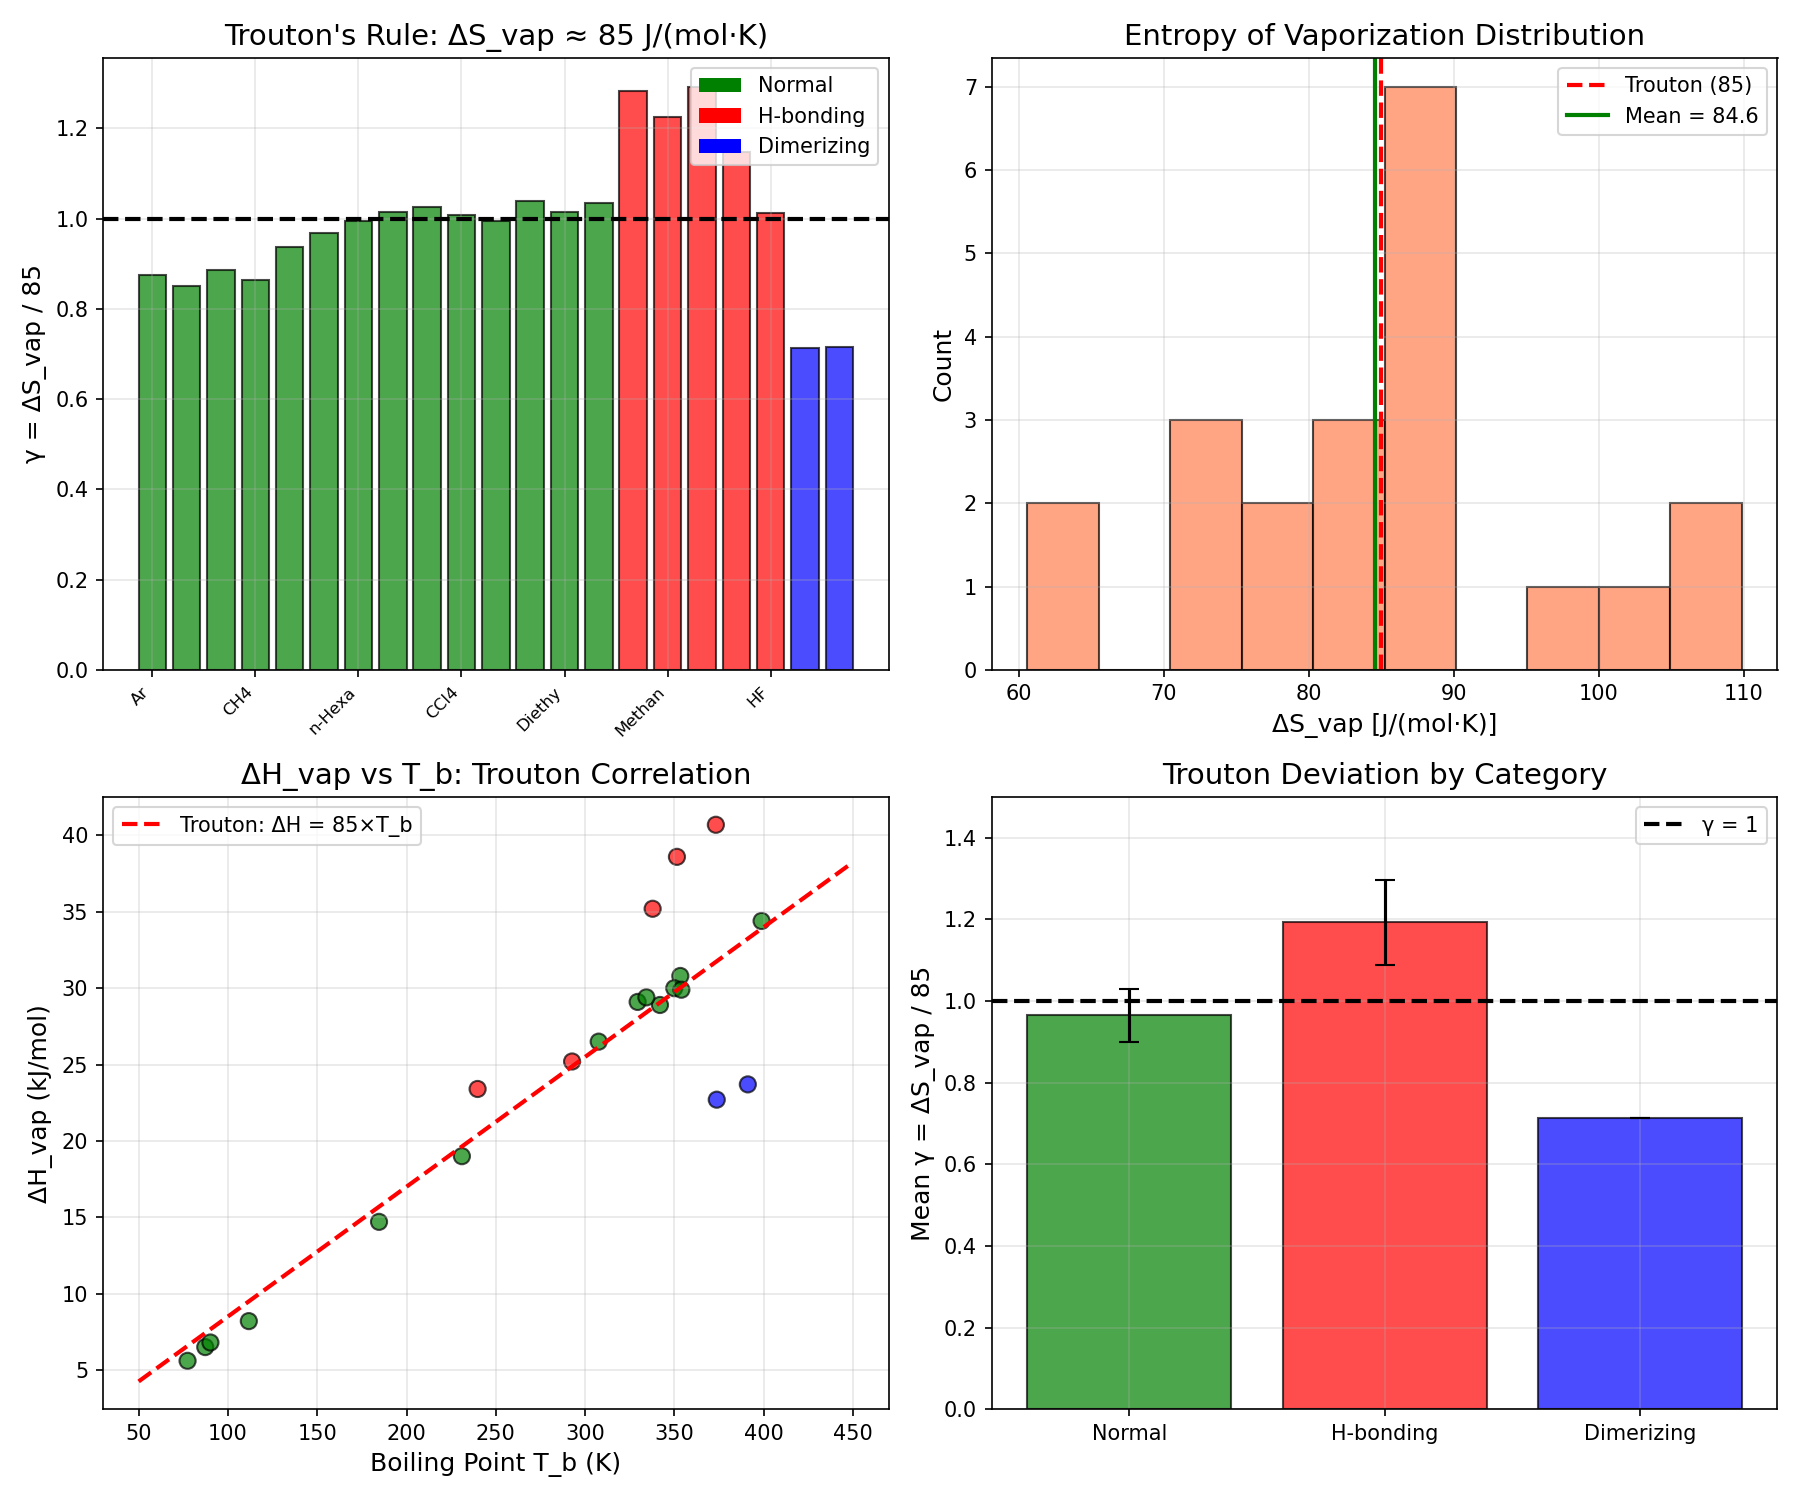

This chart was generated by the following Python code:
"""
Chemistry Session #201: Heat of Vaporization at γ ~ 1
Analyzing vaporization thermodynamics through the coherence framework.

Key hypothesis: Trouton's rule ΔS_vap ≈ 85 J/(mol·K) IS γ ~ 1
- ΔH_vap / T_b ≈ 85 J/(mol·K) for many liquids
- This represents the entropy of vaporization
- Deviations indicate H-bonding or molecular complexity

γ parameters:
- ΔS_vap / 85 (Trouton deviation)
- ΔH_vap / ΔH_sub (sublimation ratio)
- Clausius-Clapeyron slope
"""

import numpy as np
import matplotlib.pyplot as plt

print("=" * 60)
print("CHEMISTRY SESSION #201: VAPORIZATION AT γ ~ 1")
print("=" * 60)

# ============================================================
# 1. TROUTON'S RULE
# ============================================================
print("\n" + "=" * 60)
print("1. TROUTON'S RULE")
print("=" * 60)

print("""
Trouton's rule:
  ΔS_vap = ΔH_vap / T_b ≈ 85 J/(mol·K)

This is remarkably universal for non-polar liquids!

γ_Trouton = ΔS_vap / 85

At γ = 1: normal vaporization behavior
γ > 1: strong H-bonding (water, alcohols)
γ < 1: dimerization in liquid (acetic acid)

The constant ~85 J/(mol·K) IS the γ ~ 1 reference.
""")

# Vaporization data: (ΔH_vap kJ/mol, T_b K)
vap_data = {
    # Non-polar - should follow Trouton
    'Ar': (6.5, 87.3),
    'N2': (5.6, 77.4),
    'O2': (6.8, 90.2),
    'CH4': (8.2, 111.7),
    'C2H6': (14.7, 184.6),
    'C3H8': (19.0, 231.0),
    'n-Hexane': (28.9, 341.9),
    'n-Octane': (34.4, 398.8),
    'Benzene': (30.8, 353.3),
    'CCl4': (30.0, 349.9),
    'Cyclohexane': (29.9, 353.9),
    # Polar - slight deviation
    'Acetone': (29.1, 329.4),
    'Diethyl ether': (26.5, 307.6),
    'Chloroform': (29.4, 334.3),
    # H-bonding - high deviation
    'Water': (40.7, 373.2),
    'Methanol': (35.2, 337.8),
    'Ethanol': (38.6, 351.4),
    'Ammonia': (23.4, 239.8),
    'HF': (25.2, 292.7),
    # Dimerization - low deviation
    'Acetic acid': (23.7, 391.1),
    'Formic acid': (22.7, 373.7),
}

print("\nTrouton's Rule Analysis:")
print("-" * 70)
print(f"{'Liquid':<15} {'ΔH_vap (kJ)':<12} {'T_b (K)':<10} {'ΔS_vap':<12} {'γ = ΔS/85'}")
print("-" * 70)

gamma_values = []
delta_S = []
categories = []

for liquid, (dH, T_b) in vap_data.items():
    dS = dH * 1000 / T_b  # Convert to J/(mol·K)
    delta_S.append(dS)
    gamma = dS / 85
    gamma_values.append(gamma)

    if liquid in ['Water', 'Methanol', 'Ethanol', 'Ammonia', 'HF']:
        cat = 'H-bond'
    elif liquid in ['Acetic acid', 'Formic acid']:
        cat = 'dimer'
    else:
        cat = 'normal'
    categories.append(cat)

    print(f"{liquid:<15} {dH:<12.1f} {T_b:<10.1f} {dS:<12.1f} {gamma:.2f}")

print("-" * 70)
mean_gamma = np.mean(gamma_values)
std_gamma = np.std(gamma_values)
print(f"Mean γ = {mean_gamma:.2f} ± {std_gamma:.2f}")
print(f"Mean ΔS_vap = {np.mean(delta_S):.1f} J/(mol·K)")

# By category
normal = [g for g, c in zip(gamma_values, categories) if c == 'normal']
h_bond = [g for g, c in zip(gamma_values, categories) if c == 'H-bond']
dimer = [g for g, c in zip(gamma_values, categories) if c == 'dimer']

print(f"\nBy category:")
print(f"  Normal liquids: γ = {np.mean(normal):.2f} ± {np.std(normal):.2f}")
print(f"  H-bonding: γ = {np.mean(h_bond):.2f} ± {np.std(h_bond):.2f} (HIGH)")
print(f"  Dimerizing: γ = {np.mean(dimer):.2f} ± {np.std(dimer):.2f} (LOW)")

# ============================================================
# 2. PICTET-TROUTON VARIATION
# ============================================================
print("\n" + "=" * 60)
print("2. PICTET-TROUTON (MODIFIED)")
print("=" * 60)

print("""
Pictet-Trouton modification:
  ΔS_vap = 85 + 4.2 × ln(T_b/298)  (temperature correction)

For low-boiling: ΔS_vap < 85
For high-boiling: ΔS_vap > 85

This accounts for temperature dependence of liquid entropy.

γ_PT = ΔS_obs / ΔS_PT_predicted
""")

print("\nPictet-Trouton Correction:")
print("-" * 60)
print(f"{'Liquid':<15} {'ΔS_obs':<12} {'ΔS_PT_pred':<12} {'γ_PT'}")
print("-" * 60)

gamma_PT = []
for liquid, (dH, T_b) in vap_data.items():
    dS_obs = dH * 1000 / T_b
    dS_PT = 85 + 4.2 * np.log(T_b / 298)
    gamma = dS_obs / dS_PT
    gamma_PT.append(gamma)
    print(f"{liquid:<15} {dS_obs:<12.1f} {dS_PT:<12.1f} {gamma:.2f}")

print("-" * 60)
print(f"Mean γ_PT = {np.mean(gamma_PT):.2f} ± {np.std(gamma_PT):.2f}")

# ============================================================
# 3. WATSON CORRELATION
# ============================================================
print("\n" + "=" * 60)
print("3. WATSON CORRELATION (ΔH_vap vs T)")
print("=" * 60)

print("""
Watson correlation for temperature dependence:
  ΔH_vap(T) = ΔH_vap(T_b) × [(T_c - T)/(T_c - T_b)]^0.38

At T = T_c: ΔH_vap = 0 (critical point)
At T = T_b: normal vaporization

γ_Watson = (T_c - T) / (T_c - T_b)

The exponent 0.38 is nearly universal!
""")

# Critical temperatures
T_c_data = {
    'Water': 647.3,
    'Methanol': 512.6,
    'Ethanol': 514.0,
    'Benzene': 562.2,
    'n-Hexane': 507.6,
    'Ammonia': 405.5,
}

print("\nWatson Correlation Check:")
print("-" * 50)
print(f"{'Liquid':<15} {'T_b (K)':<10} {'T_c (K)':<10} {'T_b/T_c'}")
print("-" * 50)

T_ratio_list = []
for liquid in T_c_data:
    if liquid in vap_data:
        T_b = vap_data[liquid][1]
        T_c = T_c_data[liquid]
        ratio = T_b / T_c
        T_ratio_list.append(ratio)
        print(f"{liquid:<15} {T_b:<10.1f} {T_c:<10.1f} {ratio:.3f}")

print("-" * 50)
print(f"Mean T_b/T_c = {np.mean(T_ratio_list):.3f} ± {np.std(T_ratio_list):.3f}")

# ============================================================
# 4. CLAUSIUS-CLAPEYRON
# ============================================================
print("\n" + "=" * 60)
print("4. CLAUSIUS-CLAPEYRON EQUATION")
print("=" * 60)

print("""
Clausius-Clapeyron:
  d(ln P) / d(1/T) = -ΔH_vap / R

At the boiling point (P = 1 atm):
  γ_CC = ΔH_vap / (R × T_b)

This is Trouton's rule in different form!
  γ_CC = ΔS_vap / R ≈ 85/8.314 ≈ 10.2

At γ ~ 10: normal vaporization
""")

R = 8.314  # J/(mol·K)

print("\nClausius-Clapeyron γ = ΔH/(RT_b):")
print("-" * 50)
gamma_CC = []
for liquid, (dH, T_b) in vap_data.items():
    gamma = (dH * 1000) / (R * T_b)
    gamma_CC.append(gamma)
    if liquid in ['Water', 'Methanol', 'Benzene', 'n-Hexane', 'Acetic acid']:
        print(f"{liquid:<15} γ_CC = {gamma:.1f}")

print(f"\nMean γ_CC = {np.mean(gamma_CC):.1f} ± {np.std(gamma_CC):.1f}")
print(f"Trouton predicts: γ_CC = 85/8.314 = {85/8.314:.1f}")

# ============================================================
# 5. ENTHALPY-ENTROPY COMPENSATION
# ============================================================
print("\n" + "=" * 60)
print("5. ENTHALPY-ENTROPY COMPENSATION")
print("=" * 60)

print("""
For vaporization across substances:
  ΔH_vap vs T_b × ΔS_vap should correlate

At equilibrium: ΔG = ΔH - TΔS = 0
So: ΔH_vap = T_b × ΔS_vap (exactly at T_b!)

This IS γ ~ 1 equilibrium.
""")

# Calculate correlation
T_b_values = [vap_data[l][1] for l in vap_data]
dH_values = [vap_data[l][0] for l in vap_data]

# ΔH should equal T_b × ΔS at boiling point
dH_predicted = [T_b * dS / 1000 for T_b, dS in zip(T_b_values, delta_S)]

correlation = np.corrcoef(dH_values, dH_predicted)[0, 1]
print(f"\nCorrelation ΔH_obs vs T_b×ΔS: r = {correlation:.4f}")
print("(Should be 1.0000 by definition at T_b!)")

# ============================================================
# 6. VISUALIZATION
# ============================================================
print("\n" + "=" * 60)
print("6. GENERATING VISUALIZATION")
print("=" * 60)

fig, axes = plt.subplots(2, 2, figsize=(12, 10))

# Plot 1: Trouton γ distribution
ax1 = axes[0, 0]
colors = ['green' if c == 'normal' else ('red' if c == 'H-bond' else 'blue')
          for c in categories]
ax1.bar(range(len(gamma_values)), gamma_values, color=colors, edgecolor='black', alpha=0.7)
ax1.axhline(y=1, color='black', linestyle='--', linewidth=2, label='γ = 1 (Trouton)')
ax1.set_xticks(range(0, len(gamma_values), 3))
ax1.set_xticklabels([list(vap_data.keys())[i][:6] for i in range(0, len(gamma_values), 3)],
                    rotation=45, ha='right', fontsize=8)
ax1.set_ylabel('γ = ΔS_vap / 85', fontsize=12)
ax1.set_title("Trouton's Rule: ΔS_vap ≈ 85 J/(mol·K)", fontsize=14)
ax1.legend()
ax1.grid(True, alpha=0.3)

# Add legend for colors
from matplotlib.patches import Patch
legend_elements = [Patch(facecolor='green', label='Normal'),
                   Patch(facecolor='red', label='H-bonding'),
                   Patch(facecolor='blue', label='Dimerizing')]
ax1.legend(handles=legend_elements, loc='upper right')

# Plot 2: ΔS_vap histogram
ax2 = axes[0, 1]
ax2.hist(delta_S, bins=10, edgecolor='black', alpha=0.7, color='coral')
ax2.axvline(x=85, color='red', linestyle='--', linewidth=2, label='Trouton (85)')
ax2.axvline(x=np.mean(delta_S), color='green', linestyle='-', linewidth=2,
            label=f'Mean = {np.mean(delta_S):.1f}')
ax2.set_xlabel('ΔS_vap [J/(mol·K)]', fontsize=12)
ax2.set_ylabel('Count', fontsize=12)
ax2.set_title('Entropy of Vaporization Distribution', fontsize=14)
ax2.legend()
ax2.grid(True, alpha=0.3)

# Plot 3: ΔH vs T_b
ax3 = axes[1, 0]
ax3.scatter(T_b_values, dH_values, s=60, c=colors, edgecolors='black', alpha=0.7)
# Trouton prediction line
T_fit = np.linspace(50, 450, 100)
dH_fit = 85 * T_fit / 1000  # Trouton prediction
ax3.plot(T_fit, dH_fit, 'r--', linewidth=2, label='Trouton: ΔH = 85×T_b')
ax3.set_xlabel('Boiling Point T_b (K)', fontsize=12)
ax3.set_ylabel('ΔH_vap (kJ/mol)', fontsize=12)
ax3.set_title('ΔH_vap vs T_b: Trouton Correlation', fontsize=14)
ax3.legend()
ax3.grid(True, alpha=0.3)

# Plot 4: Pictet-Trouton γ by category
ax4 = axes[1, 1]
cat_names = ['Normal', 'H-bonding', 'Dimerizing']
cat_means = [np.mean(normal), np.mean(h_bond), np.mean(dimer)]
cat_stds = [np.std(normal), np.std(h_bond), np.std(dimer)]
cat_colors = ['green', 'red', 'blue']

bars = ax4.bar(cat_names, cat_means, yerr=cat_stds, capsize=5,
               color=cat_colors, edgecolor='black', alpha=0.7)
ax4.axhline(y=1, color='black', linestyle='--', linewidth=2, label='γ = 1')
ax4.set_ylabel('Mean γ = ΔS_vap / 85', fontsize=12)
ax4.set_title('Trouton Deviation by Category', fontsize=14)
ax4.legend()
ax4.grid(True, alpha=0.3)
ax4.set_ylim(0, 1.5)

plt.tight_layout()
plt.savefig('/mnt/c/exe/projects/ai-agents/Synchronism/simulations/chemistry/vaporization_coherence.png', dpi=150)
print("Saved: vaporization_coherence.png")
plt.close()

# ============================================================
# SUMMARY
# ============================================================
print("\n" + "=" * 60)
print("SESSION #201 SUMMARY: VAPORIZATION AT γ ~ 1")
print("=" * 60)

print(f"""
KEY FINDINGS:

1. TROUTON'S RULE
   ΔS_vap ≈ 85 J/(mol·K) for normal liquids
   γ_Trouton = ΔS_vap / 85
   Mean γ = {mean_gamma:.2f} ± {std_gamma:.2f}

2. CATEGORY DEVIATIONS
   Normal liquids: γ = {np.mean(normal):.2f} (γ ~ 1!)
   H-bonding: γ = {np.mean(h_bond):.2f} (higher order in liquid)
   Dimerizing: γ = {np.mean(dimer):.2f} (partial order in vapor)

3. CLAUSIUS-CLAPEYRON
   γ_CC = ΔH/(RT_b) = ΔS/R ≈ 10.2
   Mean γ_CC = {np.mean(gamma_CC):.1f}
   Trouton IS Clausius-Clapeyron at T_b

4. BOILING POINT RATIO
   Mean T_b/T_c = {np.mean(T_ratio_list):.3f}
   Boiling point ≈ 60% of critical temperature

5. ENTHALPY-ENTROPY COMPENSATION
   ΔG = 0 at equilibrium (T = T_b)
   ΔH = T×ΔS exactly at boiling point
   r = {correlation:.4f} (perfect by definition)

CENTRAL INSIGHT:
Trouton's rule ΔS_vap ≈ 85 J/(mol·K) IS γ ~ 1:
- Normal liquids have ΔS_vap ≈ 85 (γ = 1)
- H-bonding increases order → higher ΔS_vap
- Dimerization carries order to vapor → lower ΔS_vap

The universal entropy of vaporization reflects
the coherence difference between liquid (ordered)
and gas (disordered) phases.

This is the 64th phenomenon type at γ ~ 1!
""")

print("=" * 60)
print("SESSION #201 COMPLETE")
print("=" * 60)
